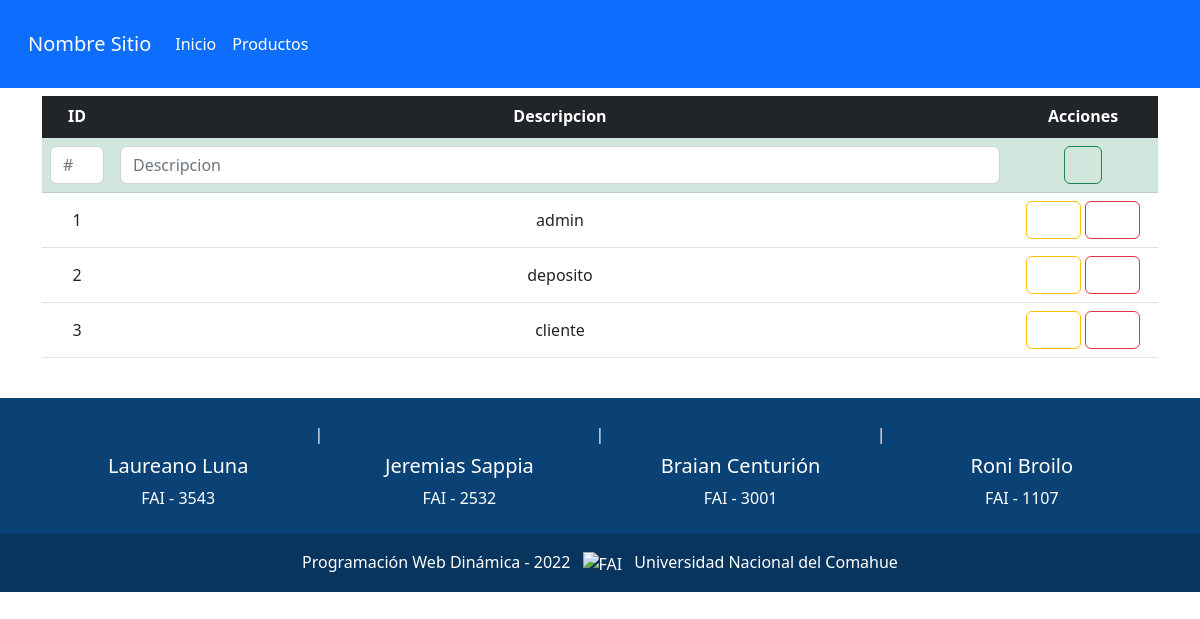
The app's page /Vista/Admin/tablaRoles.php (signed in) with its own data.
### tables this page shows
CREATE TABLE `rol` (
  `idrol` bigint(20) NOT NULL,
  `rodescripcion` varchar(50) NOT NULL
);

### Utiles/funciones.php (called while the page is built, shortened)
<?php
spl_autoload_register(function ($clase) {
    $directorys = array(
        $GLOBALS['ROOT'].'Modelo/',
        $GLOBALS['ROOT'].'Modelo/conector/',
        $GLOBALS['ROOT'].'Control/',
    );
});

### Control/Session.php (called while the page is built, shortened)
<?php
class Session
{
    public function __construct()
    {
        if (!session_start()) {
            return false;
        } else {
            return true;
        }
    }
    public function esAdmin()
    {
        $resp = false;
        return $resp;
    }
}

### Modelo/conector/BaseDatos.php (called while the page is built, shortened)
<?php
class BaseDatos extends PDO {
private $indice;
private $resultado;
public function __construct() {
    $this->indice = 0;
}
private function setIndice($valor) {
    $this->indice = $valor;
}
private function getIndice() {
    return $this->indice;
}
private function setResultado($valor) {
    $this->resultado = $valor;
}
private function getResultado() {
    return $this->resultado;
}
public function Ejecutar($sql) {
    if (stristr($sql, "select")) {
        $resp =  $this->EjecutarSelect($sql);
    }
    return $resp;
}
private function EjecutarSelect($sql) {
    $cant = -1;
    $resultado = parent::query($sql);
    if (!$resultado) {
        $this->analizarDebug();
    } else {
        $arregloResult = $resultado->fetchAll();
        $cant = count($arregloResult);
    }
    return $cant;
}
public function Registro() {
    $filaActual = false;
    $indiceActual = $this->getIndice();
    if ($indiceActual >= 0) {
        $filas = $this->getResultado();
        if ($indiceActual < count($filas)) {
            $filaActual =  $filas[$indiceActual];
        } else {
            $this->setIndice(-1);
        }
    }
    return $filaActual;
}
}
?>

### Modelo/rol.php (called while the page is built, shortened)
<?php
class rol extends BaseDatos
{
    private $idrol;
    private $rodescripcion;
    public function __construct()
    {
        $this->idrol = "";
        $this->rodescripcion = "";
    }
    public function listar($parametro = "")
    {
        $arreglo = array();
        $sql = "SELECT * FROM rol ";
        if ($parametro != "") {
            $sql .= 'WHERE ' . $parametro;
        }
        if ($this->Iniciar()) {
            $res = $this->Ejecutar($sql);
            if ($res > -1) {
                if ($res > 0) {
                    while ($row = $this->Registro()) {
                        $obj = new rol();
                        $obj->setear($row['idrol'], $row['rodescripcion']);
                        array_push($arreglo, $obj);
                    }
                }
            } else {
                $this->setMensajeOperacion("rol->listar: " . $this->getError());
            }
        }
        return $arreglo;
    }
    public function getID()
    {
        return $this->idrol;
    }
    public function getRolDescripcion()
    {
        return $this->rodescripcion;
    }
    public function setIdRol($newIdRol)
    {
        $this->idrol = $newIdRol;
        return $this;
    }
    public function setRolDescripcion($newRolDescripcion)
    {
        $this->rodescripcion = $newRolDescripcion;
        return $this;
    }
}

### Control/abmRol.php (called while the page is built, shortened)
<?php
class abmRol{
public function buscar($param = ""){
    $where = " true ";
    $Objrol = new rol();
    $arreglo = $Objrol->listar($where);
    return $arreglo;
}
}

### Vista/Admin/tablaRoles.php (the view, shortened to what this page needs)
<?php
include_once '../Estructura/cabecera.php';
if ($sesion->esAdmin()) {
    $mensaje = "No tiene permiso de admin para acceder a este sitio.";
    echo "<script> window.location.href='../Home/index.php?mensaje=" . urlencode($mensaje) . "'</script>";
} else {
    $objRoles = new abmRol();
    $listaRoles = $objRoles->buscar(null);
    if (count($listaRoles) > 0) {
?>
        <div class="container my-2">
            <div class="table-responsive">
                <table class="table table-hover caption-top align-middle text-center" id="tablaRoles">
                    <thead class="table-dark">
                        <tr>
                            <th width="70">ID</th>
                            <th>Descripcion</th>
                            <th width="150">Acciones</th>
                        </tr>
                    </thead>
                    <tbody class="table-group-divider">
                        <tr class="table-success">
                            <td><input class="form-control" type="number" placeholder="#" readonly></td>
                            <td><input class="form-control" type="text" placeholder="Descripcion"></td>
                            <td><a href="#" class="agregar"><button class="btn btn-outline-success"><i class="fa-solid fa-folder-plus"></i></button></a></td>
                        </tr>
                        <?php
                        foreach ($listaRoles as $objR) {
                        ?>
                            <tr>
                                <td><?php echo $objR->getID() ?></td>
                                <td><?php echo $objR->getRolDescripcion() ?></td>
                                <td>
                                    <a href="#" class="editar"><button class="btn btn-outline-warning"><i class="fa-solid fa-file-pen mx-2"></i></button></a>
                                    <a href="#" class="eliminar"><button class="btn btn-outline-danger"><i class="fa-solid fa-trash mx-2"></i></button></a>
                                </td>
                            </tr>
                        <?php } ?>
                    </tbody>
                </table>
            </div>
        </div>
<?php
    }
    include_once '../Estructura/pie.php';
} ?>

### records on screen
rol: idrol "1", rodescripcion "admin"
rol: idrol "2", rodescripcion "deposito"
rol: idrol "3", rodescripcion "cliente"
